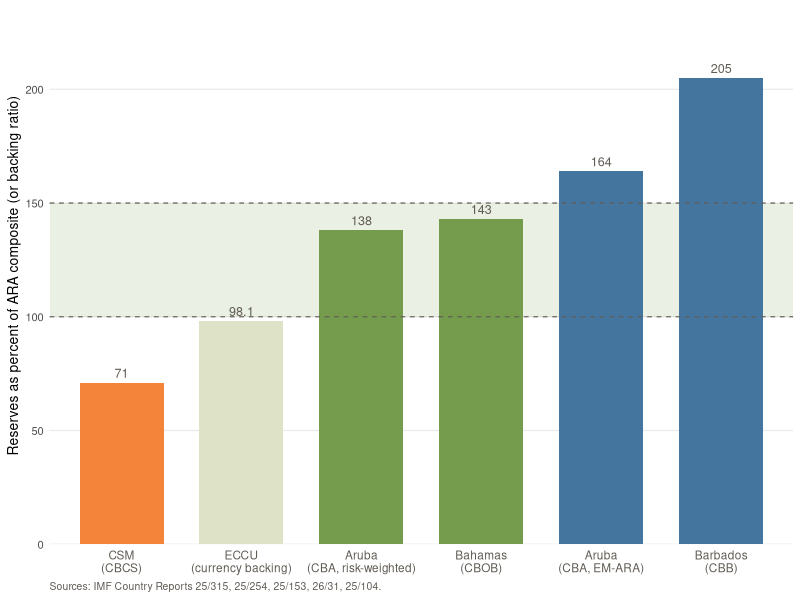

This chart was generated by the following R code: (Note: this script raises an error after producing the figure.)
## ---- chunk 1
#| label: fig-ara
#| fig-cap: "Reserve adequacy across the five jurisdictions, end-2024. Bars show the IMF Assessing Reserve Adequacy composite as a percent of the metric, where constructed. The shaded band marks the IMF's 100-150 percent adequate range. ECCU is shown using its currency-backing ratio (the binding metric for a quasi-currency board) and is therefore not strictly comparable to the ARA composite. Iteration: 1."
#| fig-width: 7
#| fig-height: 4.5
#| echo: false
#| warning: false
#| message: false

library(ggplot2)

ara_data <- data.frame(
  jurisdiction = c("CSM\n(CBCS)", "ECCU\n(currency backing)", "Aruba\n(CBA, risk-weighted)",
                   "Bahamas\n(CBOB)", "Aruba\n(CBA, EM-ARA)", "Barbados\n(CBB)"),
  value = c(71, 98.1, 138, 143, 164, 205),
  category = c("Below adequate", "Currency-board metric", "Adequate range",
               "Adequate range", "Above adequate", "Above adequate")
)
ara_data$jurisdiction <- factor(ara_data$jurisdiction, levels = ara_data$jurisdiction)

ggplot(ara_data, aes(x = jurisdiction, y = value, fill = category)) +
  annotate("rect", xmin = -Inf, xmax = Inf, ymin = 100, ymax = 150,
           alpha = 0.15, fill = "#749c4c") +
  geom_col(width = 0.7) +
  geom_hline(yintercept = 100, linetype = "dashed", colour = "#605b54", linewidth = 0.4) +
  geom_hline(yintercept = 150, linetype = "dashed", colour = "#605b54", linewidth = 0.4) +
  geom_text(aes(label = value), vjust = -0.5, size = 3.2, colour = "#605b54") +
  scale_fill_manual(values = c("Below adequate" = "#f38439",
                                "Adequate range" = "#749c4c",
                                "Above adequate" = "#44759e",
                                "Currency-board metric" = "#dee3c8")) +
  scale_y_continuous(limits = c(0, 225), breaks = seq(0, 200, 50),
                     expand = expansion(mult = c(0, 0.05))) +
  labs(x = NULL, y = "Reserves as percent of ARA composite (or backing ratio)",
       caption = "Sources: IMF Country Reports 25/315, 25/254, 25/153, 26/31, 25/104.") +
  theme_minimal(base_size = 10) +
  theme(legend.position = "none",
        panel.grid.major.x = element_blank(),
        panel.grid.minor = element_blank(),
        axis.text.x = element_text(size = 8.5, colour = "#605b54"),
        plot.caption = element_text(hjust = 0, size = 7.5, colour = "#605b54"))
## ---- chunk 2
#| label: fig-truncated
#| fig-cap: "The truncated toolkit. The left panel is the standard risk-layering stack; the right panel greys the layers the Kingdom's fiscal architecture forecloses for the Dutch Caribbean. Contingent credit and catastrophe bonds are closed because the constituent countries are not sovereign borrowing members of the multilateral institutions and cannot access the capital markets on sovereign terms. Reserves and parametric insurance remain open because they do not create debt. Iteration: 2."
#| echo: false
knitr::include_graphics("figures/truncated_toolkit.png")
